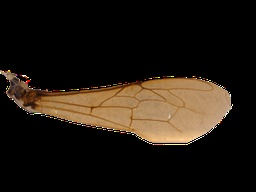
#> input picture image_processing_tool/image_process/RW-A-AR0302-03-14-19_M.jpg, 256 x 192 px, shrunk from 1824 x 1368 before the run
$ python cal_dia.py
#> lines starting #> are read from the running program, lines starting #| are printed output that depends on the picture; after the words box and inside, x2 and y2 are one past the last pixel; in counts of white or black regions, pixels touching at a corner belong together
import cv2
import numpy as np

# Load the image
img = cv2.imread('./RW-A-AR0302-03-14-19_M.jpg', cv2.IMREAD_GRAYSCALE)
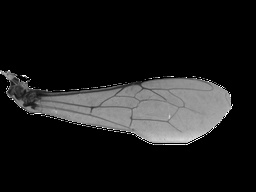
#> img: shape (192, 256); min 0, max 255, mean 27.7

# Threshold the image to binary (you may need to adjust the threshold value)
_, binary_img = cv2.threshold(img, 1, 255, cv2.THRESH_BINARY)
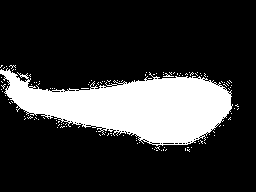
#> binary_img: shape (192, 256); 21.2% white; 127 white regions (126 under 20 px)

# Find contours in the binary image
contours, _ = cv2.findContours(binary_img, cv2.RETR_EXTERNAL, cv2.CHAIN_APPROX_SIMPLE)
#> contours = 127 contours, 126 with area under 20; largest, box (x1, y1, x2, y2) and area: (0, 68, 233, 146) 9862

# Find the maximum diameter among the contours
max_diameter = 0
for contour in contours:
    for i in range(len(contour)):
        for j in range(i+1, len(contour)):
            # Calculate distance between two points
            dist = np.sqrt(np.sum((contour[i] - contour[j]) ** 2))
            max_diameter = max(max_diameter, dist)
#> this loop made 127 passes
#> contour on passes 1, 2, 4, 5, 6, 7, 8, 9, 10, 11, 13, 14: [[161, 150]], [[156, 150], [157, 150]], [[166, 149], [165, 150]], [[163, 149], [163, 150]], [[154, 149]], [[185, 148], [185, 150]], [[152, 148]], [[191, 147]], [[187, 147], [188, 147]], [[164, 147]], [[199, 143]], [[137, 143]]

print('The maximum diameter of the colored pixels in the image is:', max_diameter)
